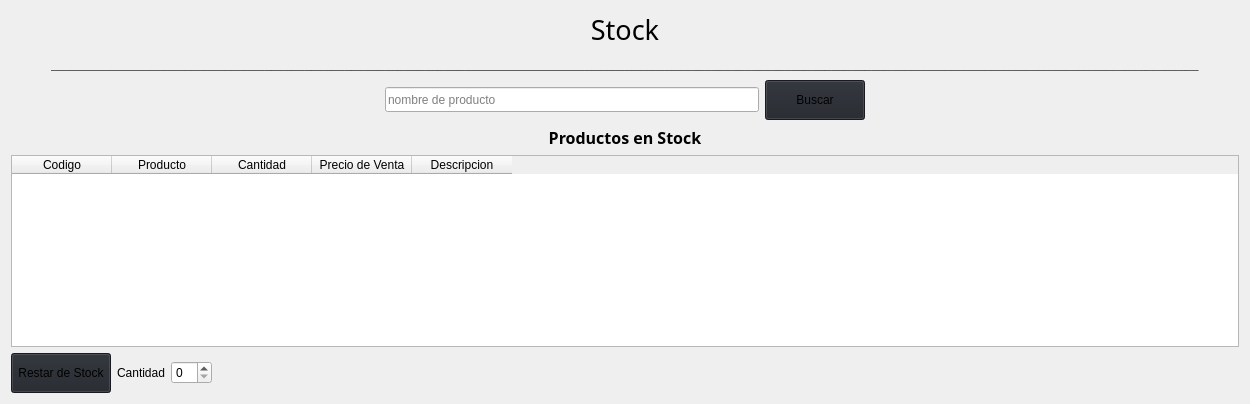
            <widget class="QWidget" name="page_stock">
             <layout class="QVBoxLayout" name="verticalLayout_2">
              <item>
               <widget class="QLabel" name="label_7">
                <property name="font">
                 <font>
                  <family>Arial Black</family>
                  <pointsize>20</pointsize>
                  <weight>50</weight>
                  <italic>false</italic>
                  <bold>false</bold>
                 </font>
                </property>
                <property name="text">
                 <string>Stock</string>
                </property>
                <property name="alignment">
                 <set>Qt::AlignCenter</set>
                </property>
               </widget>
              </item>
              <item>
               <layout class="QHBoxLayout" name="horizontalLayout_47">
                <item>
                 <spacer name="horizontalSpacer_71">
                  <property name="orientation">
                   <enum>Qt::Horizontal</enum>
                  </property>
                  <property name="sizeHint" stdset="0">
                   <size>
                    <width>40</width>
                    <height>20</height>
                   </size>
                  </property>
                 </spacer>
                </item>
                <item>
                 <widget class="QLabel" name="label_46">
                  <property name="styleSheet">
                   <string notr="true">color: rgb(67, 67, 67)</string>
                  </property>
                  <property name="text">
                   <string>____________________________________________________________________________________________________________________________________________________________________________</string>
                  </property>
                 </widget>
                </item>
                <item>
                 <spacer name="horizontalSpacer_72">
                  <property name="orientation">
                   <enum>Qt::Horizontal</enum>
                  </property>
                  <property name="sizeHint" stdset="0">
                   <size>
                    <width>40</width>
                    <height>20</height>
                   </size>
                  </property>
                 </spacer>
                </item>
               </layout>
              </item>
              <item>
               <layout class="QHBoxLayout" name="horizontalLayout_29">
                <item>
                 <spacer name="horizontalSpacer_50">
                  <property name="orientation">
                   <enum>Qt::Horizontal</enum>
                  </property>
                  <property name="sizeHint" stdset="0">
                   <size>
                    <width>40</width>
                    <height>20</height>
                   </size>
                  </property>
                 </spacer>
                </item>
                <item>
                 <widget class="QLineEdit" name="input_nombre_producto_buscar_stock">
                  <property name="minimumSize">
                   <size>
                    <width>200</width>
                    <height>25</height>
                   </size>
                  </property>
                  <property name="placeholderText">
                   <string>nombre de producto</string>
                  </property>
                 </widget>
                </item>
                <item>
                 <widget class="QPushButton" name="btn_buscar_prodStock_porNom">
                  <property name="minimumSize">
                   <size>
                    <width>100</width>
                    <height>40</height>
                   </size>
                  </property>
                  <property name="cursor">
                   <cursorShape>PointingHandCursor</cursorShape>
                  </property>
                  <property name="styleSheet">
                   <string notr="true">background-color: rgb(33, 37, 43)</string>
                  </property>
                  <property name="text">
                   <string>Buscar</string>
                  </property>
                 </widget>
                </item>
                <item>
                 <spacer name="horizontalSpacer">
                  <property name="orientation">
                   <enum>Qt::Horizontal</enum>
                  </property>
                  <property name="sizeHint" stdset="0">
                   <size>
                    <width>40</width>
                    <height>20</height>
                   </size>
                  </property>
                 </spacer>
                </item>
               </layout>
              </item>
              <item>
               <widget class="QLabel" name="label_10">
                <property name="font">
                 <font>
                  <family>Arial Black</family>
                  <pointsize>12</pointsize>
                  <weight>75</weight>
                  <italic>false</italic>
                  <bold>true</bold>
                 </font>
                </property>
                <property name="text">
                 <string>Productos en Stock</string>
                </property>
                <property name="alignment">
                 <set>Qt::AlignCenter</set>
                </property>
               </widget>
              </item>
              <item>
               <widget class="QTableWidget" name="table_stock">
                <property name="minimumSize">
                 <size>
                  <width>0</width>
                  <height>0</height>
                 </size>
                </property>
                <property name="editTriggers">
                 <set>QAbstractItemView::NoEditTriggers</set>
                </property>
                <property name="selectionMode">
                 <enum>QAbstractItemView::SingleSelection</enum>
                </property>
                <property name="selectionBehavior">
                 <enum>QAbstractItemView::SelectRows</enum>
                </property>
                <attribute name="verticalHeaderVisible">
                 <bool>false</bool>
                </attribute>
                <column>
                 <property name="text">
                  <string>Codigo</string>
                 </property>
                </column>
                <column>
                 <property name="text">
                  <string>Producto</string>
                 </property>
                </column>
                <column>
                 <property name="text">
                  <string>Cantidad</string>
                 </property>
                </column>
                <column>
                 <property name="text">
                  <string>Precio de Venta</string>
                 </property>
                </column>
                <column>
                 <property name="text">
                  <string>Descripcion</string>
                 </property>
                </column>
               </widget>
              </item>
              <item>
               <layout class="QHBoxLayout" name="horizontalLayout_22">
                <item>
                 <widget class="QPushButton" name="btn_eliminar_stock">
                  <property name="minimumSize">
                   <size>
                    <width>100</width>
                    <height>40</height>
                   </size>
                  </property>
                  <property name="cursor">
                   <cursorShape>PointingHandCursor</cursorShape>
                  </property>
                  <property name="styleSheet">
                   <string notr="true">background-color: rgb(33, 37, 43)</string>
                  </property>
                  <property name="text">
                   <string>Restar de Stock</string>
                  </property>
                 </widget>
                </item>
                <item>
                 <widget class="QLabel" name="label_2">
                  <property name="text">
                   <string>Cantidad</string>
                  </property>
                 </widget>
                </item>
                <item>
                 <widget class="QSpinBox" name="spinBox_Restar"/>
                </item>
                <item>
                 <spacer name="horizontalSpacer_86">
                  <property name="orientation">
                   <enum>Qt::Horizontal</enum>
                  </property>
                  <property name="sizeHint" stdset="0">
                   <size>
                    <width>40</width>
                    <height>20</height>
                   </size>
                  </property>
                 </spacer>
                </item>
               </layout>
              </item>
             </layout>
            </widget>
